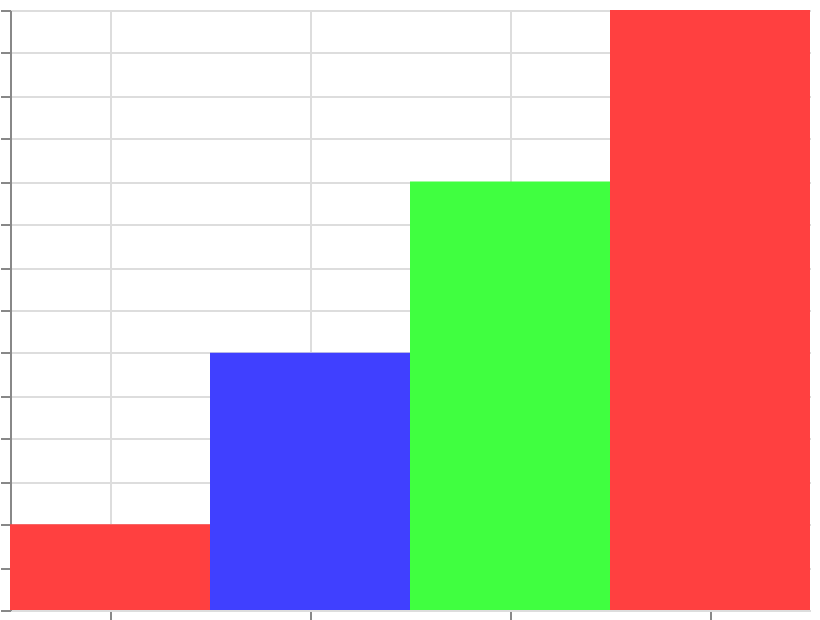

The specification (Vega-Lite) saved for this image:
### Vega specification from a JSON file in a GitHub repository (floating-point values rounded to 4 significant figures)
{"$schema": "https://vega.github.io/schema/vega/v6.json", "width": 400, "height": 300, "padding": 5, "autosize": "none", "data": [{"name": "table", "values": [{"cat": "A", "val": 10}, {"cat": "B", "val": 30}, {"cat": "C", "val": 50}, {"cat": "D", "val": 70}]}], "scales": [{"name": "x", "type": "band", "domain": {"data": "table", "field": "cat", "sort": true}, "range": "width"}, {"name": "y", "type": "linear", "domain": {"data": "table", "field": "val"}, "range": [{"signal": "height"}, 0], "zero": true, "nice": true}, {"name": "color", "type": "linear", "domain": {"data": "table", "field": "val"}, "reverse": true, "range": {"scheme": "sinebow"}}], "marks": [{"type": "rect", "from": {"data": "table"}, "encode": {"update": {"x": {"scale": "x", "field": "cat"}, "width": {"scale": "x", "band": 1}, "y": {"scale": "y", "field": "val"}, "y2": {"scale": "y", "value": 0}, "fill": {"scale": "color", "field": "val"}}}}], "axes": [{"scale": "x", "orient": "bottom", "grid": true, "labels": false}, {"scale": "y", "orient": "left", "grid": true, "labels": false}], "legends": [{"fill": "color"}]}
